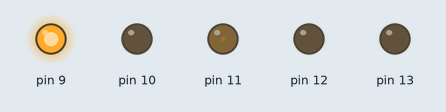
Recording of a sketch running on a simulated Arduino Uno, built with avr-gcc and run on an emulated ATmega328P. Shown: output pins drawn as LEDs (lit = HIGH).

Above: at 0.05 s.
At 1.85 s:
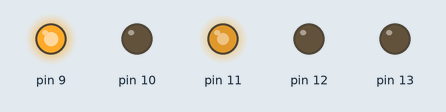
At 3.75 s:
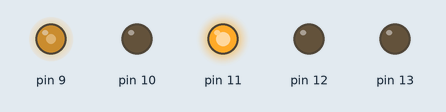
At 7.45 s:
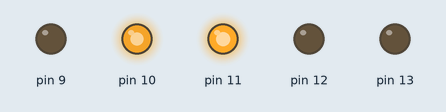
At 11.15 s:
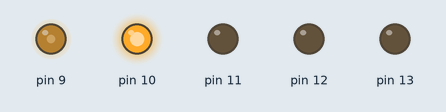
At 14.85 s:
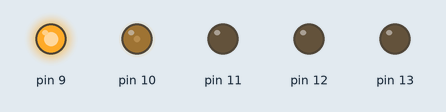
Timing chart, 0 to 19.9 s (numbered marks = the images above):
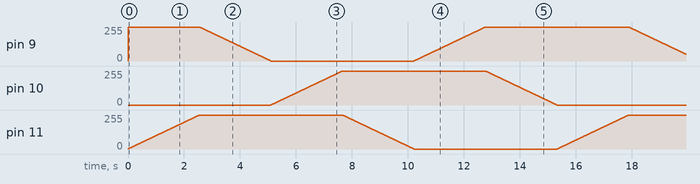

The sketch:

rgbCycle.ino
```cpp
int red = 255;
int green = 0;
int blue = 0;

void setup() {
  pinMode(11,OUTPUT);
  pinMode(12,OUTPUT);
  pinMode(13,OUTPUT);
}


void loop() {
  // put your main code here, to run repeatedly:
  if(red>0&&blue==0){
    if(green==255){
      red--;
    }else{
      green++;
    }
  }
  if(green>0 && red==0){
    if(blue == 255){
      green--;
    }else{
      blue++;
    }
  }
  if(blue>0 && green==0){
    if(red == 255){
      blue--;
    }else{
      red++;
    }
  }
  analogWrite(9,red);
  analogWrite(10,blue);
  analogWrite(11,green);
  delay(10);
}
```
